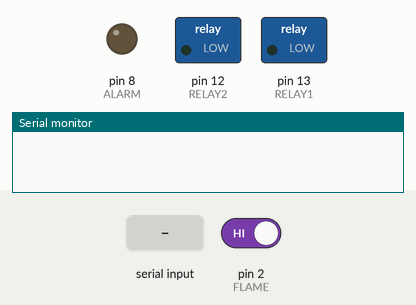
This sketch was run on a simulated Arduino Uno, built with avr-gcc and run on an emulated ATmega328P. Parts: switched loads named in the sketch (green lamp = pin HIGH), output pins drawn as LEDs (lit = HIGH), the last lines printed to the serial monitor. Inputs (shaded band) come from the test bench; at power-on: pin 2 (FLAME) HIGH.

Above: at 1.2 s.
1.3 s: "a\n" received over Serial
At 2.5 s:
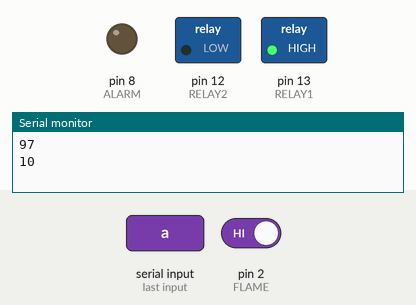
2.8 s: byte 98 ('b') received over Serial
At 3.9 s:
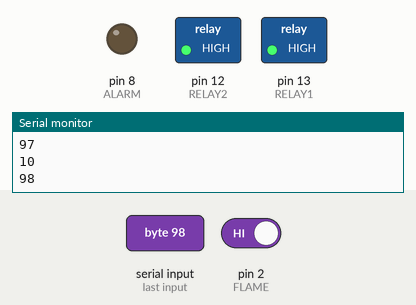
4.3 s: byte 65 ('A') received over Serial
At 5.0 s:
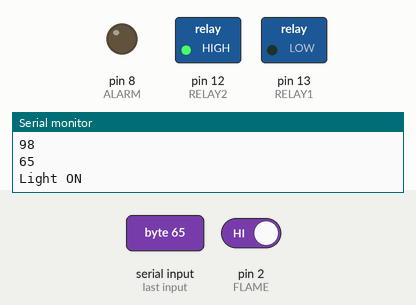
5.8 s: pin 2 (FLAME) driven LOW
At 6.1 s:
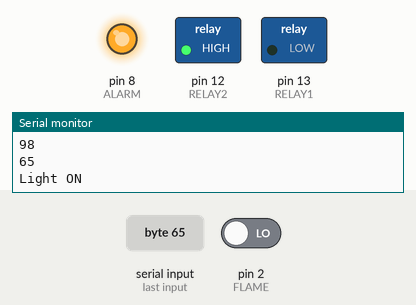
7.3 s: byte 66 ('B') received over Serial
At 8.5 s:
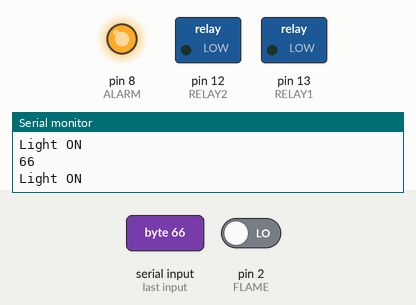
8.8 s: byte 97 ('a') received over Serial
At 9.7 s:
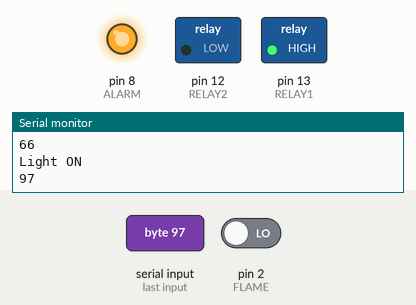
Timing chart, 0 to 11.3 s (numbered marks = the images above; inputs shaded):
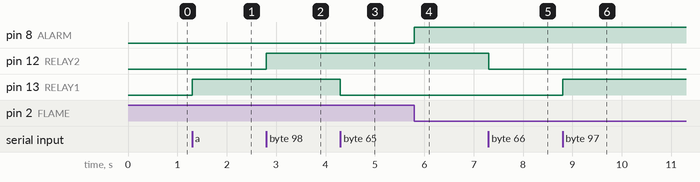

Measured:
- after the input at 1.3 s, pin 13 (RELAY1): LOW → HIGH at once
- after the input at 2.8 s, pin 12 (RELAY2): LOW → HIGH at once
- after the input at 4.3 s, pin 13 (RELAY1): HIGH → LOW at once
- after the input at 5.8 s, pin 8 (ALARM): LOW → HIGH at once
- after the input at 7.3 s, pin 12 (RELAY2): HIGH → LOW at once
- after the input at 8.8 s, pin 13 (RELAY1): LOW → HIGH at once

The sketch:

mart_home_flame_and_bluetooth_control_of_devices_using_relay.ino
```cpp
#define RELAY1  13
#define RELAY2  12
#define FLAME 2 // connect DO pin of sensor to this pin
#define ALARM 8
int data;

void setup()

{


Serial.begin(9600);
  pinMode(RELAY1, OUTPUT);
  pinMode(RELAY2, OUTPUT);
   pinMode(ALARM, OUTPUT);//define ALARM output pin
 // pinMode(RELAY3, OUTPUT);
 pinMode(FLAME, INPUT);//define FLAME input pin

}

  void loop()

{


int fire = digitalRead(FLAME);// read FLAME sensor
if(fire==0)
  {
    digitalWrite(ALARM,1); // Set the buzzer OFF
   // digitalWrite(8,1);
  }
  else{
    digitalWrite(ALARM,0); // Set the buzzer OFF
  }


if(Serial.available() > 0)      // Send data only when you receive data:
   {
      data = Serial.read();        //Read the incoming data & store into data
      Serial.print(data);          //Print Value inside data in Serial monitor
      Serial.print("\n");


  if(data == 'A')
  {

   digitalWrite(RELAY1,0);           // Turns ON Relays 1
   Serial.println("Light ON");
  }

    else if(data == 'a')
   {
digitalWrite(RELAY1,1);
   }

    if(data == 'B')
    {

   digitalWrite(RELAY2,0);           // Turns ON Relays 1
   Serial.println("Light ON");
    }

   if(data=='b')
   {

digitalWrite(RELAY2,1);
   }

 /* digitalWrite(RELAY2,0);
 delay(2000);
 */

}
}
```
